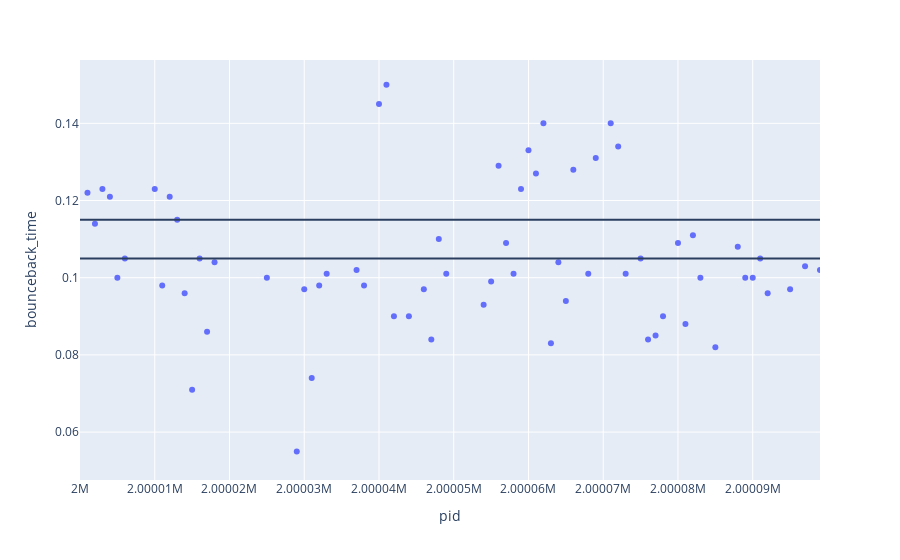

Notebook code for this chart:
### Markdown cell above
notes:
- 0.115 corresponds to state 116
- 0.105 corresponds to state 106

### Code cell
fig = px.scatter(df, x='pid', y='bounceback_time')
fig.update_xaxes(range=[2000000, 2000099])

fig.update_layout(shapes=[
    dict(
      type= 'line',
      y0= 0.115, y1=0.115,
      x0= 2000000, x1= 2000099
    ),
    dict(
        type= 'line',
      y0= 0.105, y1=0.105,
      x0= 2000000, x1= 2000099
    )
])

### Figure 1 — Plotly figure (JSON) as saved in the notebook; plotly's stock layout.template omitted (floating-point values rounded to 4 significant figures; data arrays with more than 128 entries replaced by an {"elided": "..."} marker saying what was removed)
{"data": [{"hovertemplate": "pid=%{x}<br>bounceback_time=%{y}<extra></extra>", "legendgroup": "", "marker": {"color": "#636efa", "symbol": "circle"}, "mode": "markers", "name": "", "orientation": "v", "showlegend": false, "type": "scatter", "x": {"elided": "153 int values"}, "xaxis": "x", "y": {"elided": "153 float values"}, "yaxis": "y"}], "layout": {"legend": {"tracegroupgap": 0}, "margin": {"t": 60}, "shapes": [{"type": "line", "x0": 2000000, "x1": 2000099, "y0": 0.115, "y1": 0.115}, {"type": "line", "x0": 2000000, "x1": 2000099, "y0": 0.105, "y1": 0.105}], "xaxis": {"anchor": "y", "domain": [0, 1], "range": [2000000, 2000099], "title": {"text": "pid"}}, "yaxis": {"anchor": "x", "domain": [0, 1], "title": {"text": "bounceback_time"}}}}
